Frame 1 (no input): blank canvas, image omitted
Frame 60 (the mouse pressed at the canvas centre just before this capture): blank canvas, image omitted
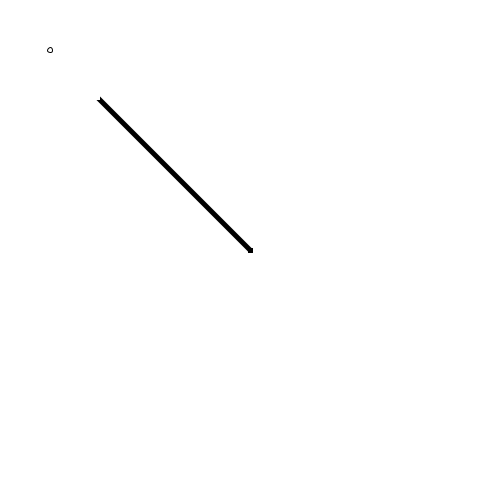
Frame 120 (the mouse held since frame 60 and released just before this capture)

The Processing sketch whose frames 1 and 60 were blank and that drew this single picture after the mouse press (run headless with seeded random() and noise(); from frame 60 on, the mouse is pressed at the canvas centre):

// Processing sketch: week01_6
// ── week01_6.pde
//week01_6_mousewheel_調整strokeWeight
//整合week01_4 week01_5 讓大小可被改變
float circleSize = 5;
void setup(){
   size(500, 500);
   background(255);
}

void draw(){
    strokeWeight(circleSize);
   if(mousePressed) { //mouse按下去，有兩種可能
     if(mouseButton==LEFT) stroke(0); // 黑線
     if(mouseButton==RIGHT) stroke(255);// 白線
     line(mouseX, mouseY, pmouseX, pmouseY); //固定座標紀錄
   }
   noStroke();//無外框
   rect(0, 0, 100, 100);
   stroke(0);
   strokeWeight(1);
   ellipse(50, 50, circleSize, circleSize);
}
void mouseWheel(MouseEvent e){
   circleSize = circleSize - e.getCount();
   
}
